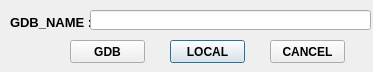
<?xml version="1.0" encoding="UTF-8"?>
<ui version="4.0">
 <class>TopologycheckerDialogBase</class>
 <widget class="QDialog" name="TopologycheckerDialogBase">
  <property name="geometry">
   <rect>
    <x>0</x>
    <y>0</y>
    <width>373</width>
    <height>72</height>
   </rect>
  </property>
  <property name="minimumSize">
   <size>
    <width>373</width>
    <height>72</height>
   </size>
  </property>
  <property name="maximumSize">
   <size>
    <width>373</width>
    <height>72</height>
   </size>
  </property>
  <property name="windowTitle">
   <string>Topology ChecKer</string>
  </property>
  <widget class="QLabel" name="label">
   <property name="geometry">
    <rect>
     <x>10</x>
     <y>12</y>
     <width>81</width>
     <height>21</height>
    </rect>
   </property>
   <property name="font">
    <font>
     <pointsize>10</pointsize>
     <weight>75</weight>
     <bold>true</bold>
    </font>
   </property>
   <property name="text">
    <string>GDB_NAME :</string>
   </property>
  </widget>
  <widget class="QLineEdit" name="lineEdit">
   <property name="geometry">
    <rect>
     <x>90</x>
     <y>10</y>
     <width>281</width>
     <height>20</height>
    </rect>
   </property>
   <property name="text">
    <string/>
   </property>
   <property name="dragEnabled">
    <bool>false</bool>
   </property>
   <property name="clearButtonEnabled">
    <bool>true</bool>
   </property>
  </widget>
  <widget class="QPushButton" name="pb1">
   <property name="geometry">
    <rect>
     <x>170</x>
     <y>40</y>
     <width>75</width>
     <height>23</height>
    </rect>
   </property>
   <property name="font">
    <font>
     <weight>75</weight>
     <bold>true</bold>
    </font>
   </property>
   <property name="text">
    <string>LOCAL</string>
   </property>
  </widget>
  <widget class="QPushButton" name="pb2">
   <property name="geometry">
    <rect>
     <x>270</x>
     <y>40</y>
     <width>75</width>
     <height>23</height>
    </rect>
   </property>
   <property name="font">
    <font>
     <weight>75</weight>
     <bold>true</bold>
    </font>
   </property>
   <property name="text">
    <string>CANCEL</string>
   </property>
  </widget>
  <widget class="QPushButton" name="pb3">
   <property name="geometry">
    <rect>
     <x>70</x>
     <y>40</y>
     <width>75</width>
     <height>23</height>
    </rect>
   </property>
   <property name="font">
    <font>
     <weight>75</weight>
     <bold>true</bold>
    </font>
   </property>
   <property name="text">
    <string>GDB</string>
   </property>
  </widget>
 </widget>
 <resources/>
 <connections/>
</ui>
